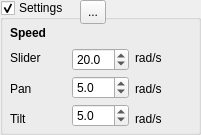
           <widget class="QGroupBox" name="Settings">
            <property name="enabled">
             <bool>true</bool>
            </property>
            <property name="geometry">
             <rect>
              <x>160</x>
              <y>20</y>
              <width>201</width>
              <height>135</height>
             </rect>
            </property>
            <property name="autoFillBackground">
             <bool>false</bool>
            </property>
            <property name="title">
             <string>Settings</string>
            </property>
            <property name="flat">
             <bool>false</bool>
            </property>
            <property name="checkable">
             <bool>true</bool>
            </property>
            <property name="checked">
             <bool>true</bool>
            </property>
            <widget class="QWidget" name="layoutWidget">
             <property name="geometry">
              <rect>
               <x>10</x>
               <y>43</y>
               <width>181</width>
               <height>91</height>
              </rect>
             </property>
             <layout class="QHBoxLayout" name="speedLayout">
              <item>
               <layout class="QVBoxLayout" name="verticalLayout_2">
                <property name="spacing">
                 <number>0</number>
                </property>
                <item>
                 <widget class="QLabel" name="sliderSpeedLabel">
                  <property name="text">
                   <string>Slider</string>
                  </property>
                 </widget>
                </item>
                <item>
                 <widget class="QLabel" name="panSpeedLabel">
                  <property name="text">
                   <string>Pan</string>
                  </property>
                 </widget>
                </item>
                <item>
                 <widget class="QLabel" name="tiltSpeedLabel">
                  <property name="text">
                   <string>Tilt</string>
                  </property>
                 </widget>
                </item>
               </layout>
              </item>
              <item>
               <layout class="QVBoxLayout" name="verticalLayout_3">
                <property name="spacing">
                 <number>0</number>
                </property>
                <item>
                 <widget class="QDoubleSpinBox" name="sliderSpeedSpin">
                  <property name="decimals">
                   <number>1</number>
                  </property>
                  <property name="value">
                   <double>20.000000000000000</double>
                  </property>
                 </widget>
                </item>
                <item>
                 <widget class="QDoubleSpinBox" name="panSpeedSpin">
                  <property name="decimals">
                   <number>1</number>
                  </property>
                  <property name="value">
                   <double>5.000000000000000</double>
                  </property>
                 </widget>
                </item>
                <item>
                 <widget class="QDoubleSpinBox" name="tiltSpeedSpin">
                  <property name="decimals">
                   <number>1</number>
                  </property>
                  <property name="value">
                   <double>5.000000000000000</double>
                  </property>
                 </widget>
                </item>
               </layout>
              </item>
              <item>
               <layout class="QVBoxLayout" name="verticalLayout_4">
                <property name="spacing">
                 <number>0</number>
                </property>
                <item>
                 <widget class="QLabel" name="radpersec">
                  <property name="minimumSize">
                   <size>
                    <width>40</width>
                    <height>0</height>
                   </size>
                  </property>
                  <property name="text">
                   <string>rad/s</string>
                  </property>
                 </widget>
                </item>
                <item>
                 <widget class="QLabel" name="radpersec_2">
                  <property name="minimumSize">
                   <size>
                    <width>40</width>
                    <height>0</height>
                   </size>
                  </property>
                  <property name="text">
                   <string>rad/s</string>
                  </property>
                 </widget>
                </item>
                <item>
                 <widget class="QLabel" name="radpersec_3">
                  <property name="minimumSize">
                   <size>
                    <width>40</width>
                    <height>0</height>
                   </size>
                  </property>
                  <property name="text">
                   <string>rad/s</string>
                  </property>
                 </widget>
                </item>
               </layout>
              </item>
             </layout>
            </widget>
            <widget class="QLabel" name="setSpeedLabel">
             <property name="geometry">
              <rect>
               <x>10</x>
               <y>25</y>
               <width>100</width>
               <height>16</height>
              </rect>
             </property>
             <property name="minimumSize">
              <size>
               <width>100</width>
               <height>0</height>
              </size>
             </property>
             <property name="font">
              <font>
               <family>Ubuntu</family>
               <weight>75</weight>
               <bold>true</bold>
              </font>
             </property>
             <property name="text">
              <string>Speed</string>
             </property>
            </widget>
            <widget class="QToolButton" name="detailedSettingsButton">
             <property name="geometry">
              <rect>
               <x>80</x>
               <y>0</y>
               <width>26</width>
               <height>24</height>
              </rect>
             </property>
             <property name="text">
              <string>...</string>
             </property>
            </widget>
           </widget>
